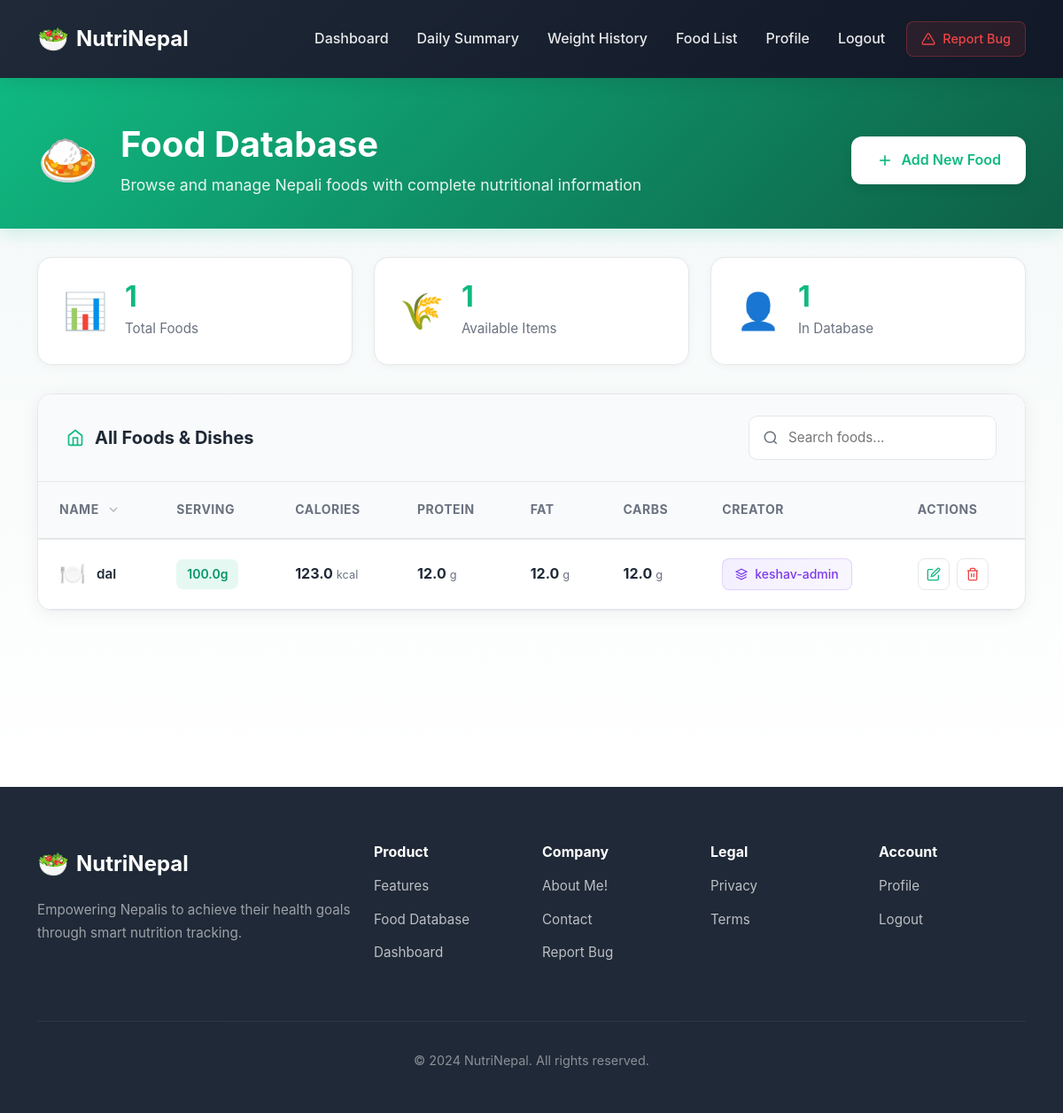
Before: /tracker/foods/ (signed in) with the older database file.
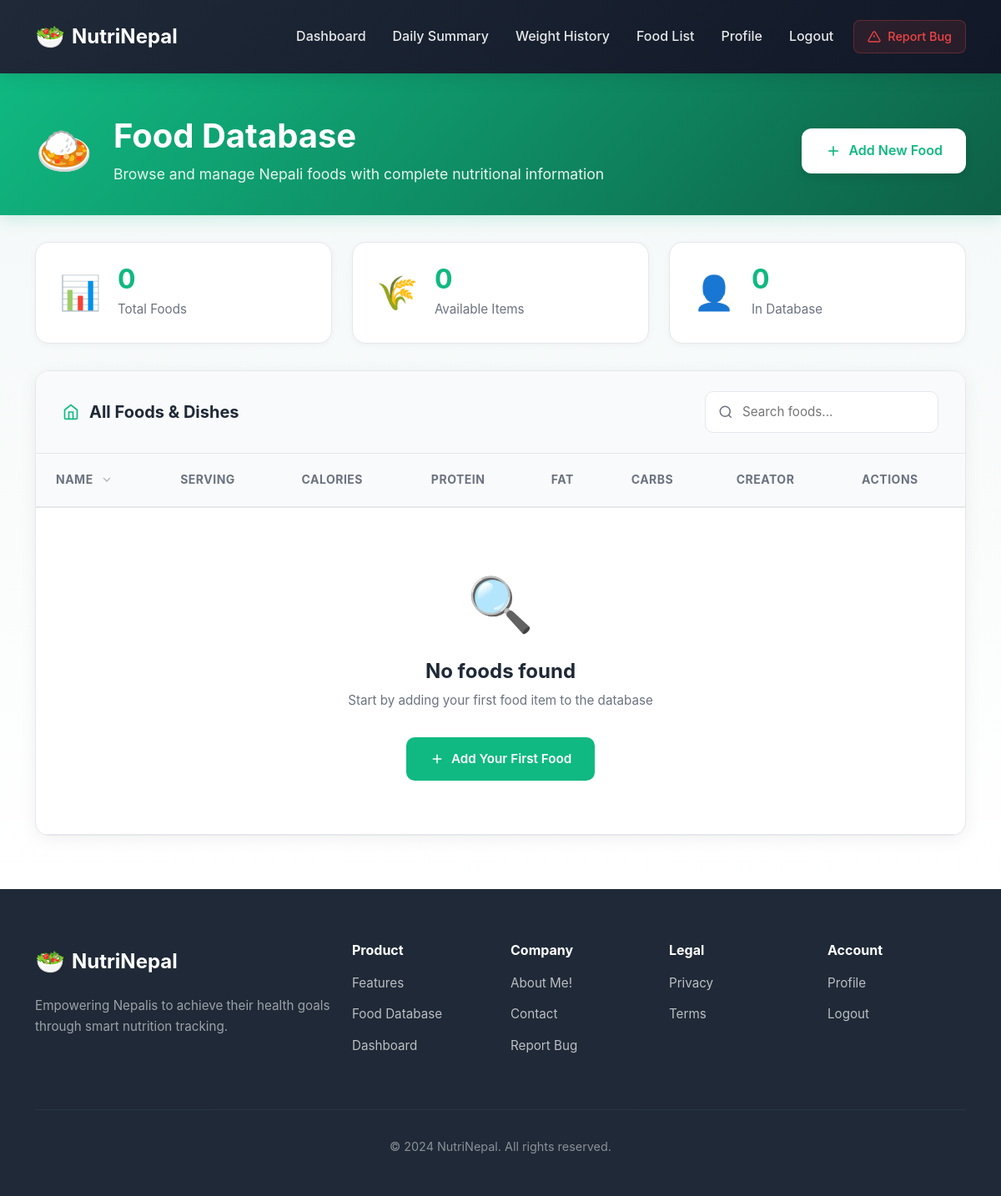
After: the same page with the newer database file.
### tracker/models.py (models this page shows, shortened)
class Food(models.Model):
    name = models.CharField(max_length=120, unique=True)
    serving_size_g = models.FloatField(default=100)
    kcal = models.FloatField()
    protein_g = models.FloatField(default=0)
    fat_g = models.FloatField(default=0)
    carbs_g = models.FloatField(default=0)
    creator = models.ForeignKey(User,null=True,blank=True,on_delete=models.SET_NULL,related_name='foods')
    created_at = models.DateTimeField(auto_now_add=True)

### tracker/views.py (the view)
# urls.py: path('', views.foods_list, name='search'),
@login_required
def foods_list(request):
    if request.user.is_superuser:
        foods = Food.objects.filter(Q(creator__is_superuser=True)).order_by('-created_at')
    else:
        foods = Food.objects.filter(Q(creator__is_superuser=True) | Q(creator=request.user)).order_by('-created_at')
    return render(request, 'FoodCURD/food_list2.html', {'foods': foods})

### tracker/templates/FoodCURD/food_list2.html (shortened to what the changed rows need)
{% extends "base.html" %}
{% load static %}
{% block head_extra %}
<link rel="stylesheet" href="{% static 'css/food_list2.css' %}">
{% endblock %}
{% block content %}
<div class="food-list-page">
    <div class="page-header">
        <div class="container">
            <div class="header-content">
                <div class="header-left">
                    <div>
                        <h1 class="page-title">Food Database</h1>
                    </div>
                </div>
            </div>
        </div>
    </div>
    <div class="stats-section">
        <div class="container">
            <div class="stats-grid">
                <div class="stat-box">
                    <div class="stat-info">
                        <div class="stat-value">{{ foods|length }}</div>
                        <div class="stat-label">Total Foods</div>
                    </div>
                </div>
                <div class="stat-box">
                    <div class="stat-info">
                        <div class="stat-value">{{ foods|length }}</div>
                        <div class="stat-label">Available Items</div>
                    </div>
                </div>
                <div class="stat-box">
                    <div class="stat-info">
                        <div class="stat-value">
                            {% with user_foods=foods|length %}
                                {{ user_foods }}
                            {% endwith %}
                        </div>
                        <div class="stat-label">In Database</div>
                    </div>
                </div>
            </div>
        </div>
    </div>
    <div class="container">
        <div class="table-container">
            <div class="table-responsive">
                <table class="food-table" id="foodTable">
                    <thead>
                        <tr>
                            <th>
                                <div class="th-content">
                                    <span>Name</span>
                                    <svg class="sort-icon" width="16" height="16" viewBox="0 0 24 24" fill="none" stroke="currentColor" stroke-width="2">
                                        <polyline points="6 9 12 15 18 9"></polyline>
                                    </svg>
                                </div>
                            </th>
                            <th>
                                <div class="th-content">
                                    <span>Serving</span>
                                </div>
                            </th>
                            <th>
                                <div class="th-content">
                                    <span>Calories</span>
                                </div>
                            </th>
                            <th>
                                <div class="th-content">
                                    <span>Protein</span>
                                </div>
                            </th>
                            <th>
                                <div class="th-content">
                                    <span>Fat</span>
                                </div>
                            </th>
                            <th>
                                <div class="th-content">
                                    <span>Carbs</span>
                                </div>
                            </th>
                            <th>
                                <div class="th-content">
                                    <span>Creator</span>
                                </div>
                            </th>
                            <th>
                                <div class="th-content">
                                    <span>Actions</span>
                                </div>
                            </th>
                        </tr>
                    </thead>
                    <tbody>
                        {% for food in foods %}
                        <tr class="food-row">
                            <td>
                                <div class="food-name">
                                    <div class="food-emoji">🍽️</div>
                                    <span class="name-text">{{ food.name }}</span>
                                </div>
                            </td>
                            <td>
                                <span class="serving-badge">{{ food.serving_size_g }}g</span>
                            </td>
                            <td>
                                <div class="nutrient-cell">
                                    <span class="nutrient-value">{{ food.kcal }}</span>
                                    <span class="nutrient-unit">kcal</span>
                                </div>
                            </td>
                            <td>
                                <div class="nutrient-cell">
                                    <span class="nutrient-value">{{ food.protein_g }}</span>
                                    <span class="nutrient-unit">g</span>
                                </div>
                            </td>
                            <td>
                                <div class="nutrient-cell">
                                    <span class="nutrient-value">{{ food.fat_g }}</span>
                                    <span class="nutrient-unit">g</span>
                                </div>
                            </td>
                            <td>
                                <div class="nutrient-cell">
                                    <span class="nutrient-value">{{ food.carbs_g }}</span>
                                    <span class="nutrient-unit">g</span>
                                </div>
                            </td>
                            <td>
                                {% if food.creator %}
                                    {% if food.creator.is_superuser %}
                                        <span class="creator-badge admin">
                                            <svg width="14" height="14" viewBox="0 0 24 24" fill="none" stroke="currentColor" stroke-width="2">
                                                <path d="M12 2L2 7l10 5 10-5-10-5z"></path>
                                                <path d="M2 17l10 5 10-5M2 12l10 5 10-5"></path>
                                            </svg>
                                            {{ food.creator.username }}-admin
                                        </span>
                                    {% endif %}
                                {% endif %}
                            </td>
                            <td>
                                <div class="action-buttons">
                                    {% if user.is_superuser or food.creator == user %}
                                        <a href="{% url 'food_update' food.pk %}" class="btn-action btn-edit" title="Edit">
                                            <svg width="16" height="16" viewBox="0 0 24 24" fill="none" stroke="currentColor" stroke-width="2">
                                                <path d="M11 4H4a2 2 0 0 0-2 2v14a2 2 0 0 0 2 2h14a2 2 0 0 0 2-2v-7"></path>
                                                <path d="M18.5 2.5a2.121 2.121 0 0 1 3 3L12 15l-4 1 1-4 9.5-9.5z"></path>
                                            </svg>
                                        </a>
                                        <a href="{% url 'food_delete' food.pk %}" class="btn-action btn-delete" title="Delete" onclick="return confirm('Are you sure you want to delete {{ food.name }}?')">
                                        </a>
                                    {% else %}
                                        <span class="no-actions">—</span>
                                    {% endif %}
                                </div>
                            </td>
                        </tr>
                        {% empty %}
                        <tr>
                            <td colspan="8" class="empty-state">
                                <div class="empty-content">
                                    <div class="empty-icon">🔍</div>
                                    <h3>No foods found</h3>
                                    <p>Start by adding your first food item to the database</p>
                                    <a href="{% url 'food_create' %}" class="btn-empty">
                                        <svg width="18" height="18" viewBox="0 0 24 24" fill="none" stroke="currentColor" stroke-width="2">
                                            <line x1="12" y1="5" x2="12" y2="19"></line>
                                            <line x1="5" y1="12" x2="19" y2="12"></line>
                                        </svg>
                                        Add Your First Food
                                    </a>
                                </div>
                            </td>
                        </tr>
                        {% endfor %}
                    </tbody>
                </table>
            </div>
        </div>
    </div>
</div>
{% endblock %}

Changed rows visible on the page:
removed Food: name "dal", serving_size_g "100.0", kcal "123.0", protein_g "12.0", fat_g "12.0", carbs_g "12.0", creator.username "keshav"
Other visible differences:
{{ foods|length }}: "1" → "0"
{{ user_foods }}: "1" → "0"
text now shown: "🔍 No foods found Start by adding your first food item to the database Add Your First Food"
